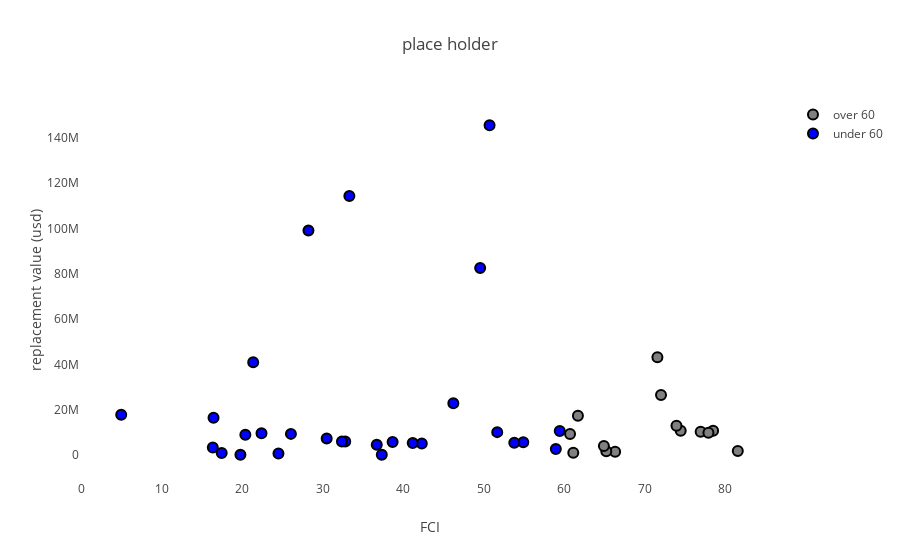

Notebook cell for this chart:
### Code cell
trace1 = go.Scatter(
    x = dframe[(dframe['fci']>=60)]['fci'],
    y = dframe[(dframe['fci']>=60)]['replacement value (usd)'],
    name = 'over 60',
    mode = 'markers',
    marker = {'size':10,
             'color':'grey',
             'line': {'width':2,
                     'color':'black'}},
    text = dframe['asset name'])

trace2 = go.Scatter(
    x = dframe[(dframe['fci']<60)]['fci'],
    y = dframe[(dframe['fci']<60)]['replacement value (usd)'],
    name = 'under 60',
    mode = 'markers',
    marker = {'size':10,
             'color':'blue',
             'line': {'width':2,
                     'color':'black'}},
    text = dframe['asset name'])

layout = {'title':'place holder',
         'hovermode':'closest',
         'yaxis':{'zeroline':False,
                 'title':'replacement value (usd)',
                 'showgrid':False},
         'xaxis':{'zeroline':False,
                 'title':'FCI',
                 'showgrid':False}}
fig = {'data':[trace1,trace2], 'layout':layout}
pyo.iplot(fig)

### Figure 1 — Plotly figure (JSON) as saved in the notebook; plotly's stock layout.template omitted (floating-point values rounded to 4 significant figures)
{"data": [{"marker": {"color": "grey", "line": {"color": "black", "width": 2}, "size": 10}, "mode": "markers", "name": "over 60", "text": ["Baltimore City Police Headquarters", "Baltimore City Police Headquarters Annex", "Baltimore City Police Central District", "Baltimore City Police North Eastern District", "Baltimore City Police North Western District", "Baltimore City Police Eastern District", "Baltimore City Police South Eastern District", "Baltimore City Police South Western District", "Baltimore City Police Western District", "Health Department Headquarters", "Charles Benton Municipal Building", "4 S. Frederick - Brokerage Annex", "Baltimore City Hall", "Abel Wolman Municipal Building", "Department of Transportation Building", "War Memorial Building", "Pulaski Highway DGS Fleet Heavy Equip. Shop", "DGS Fleet Fallsway Substation", "DGS Fleet Northeast Substation", "DGS Fleet Northwest Substation", "School 33 Art Center", "DGS Fleet Calverton Road Substation", "Druid Health District Building", "Waxter Senior Center", "The Weinberg Housing and Resource Center", "Department of Transportation Survey and Records Office", "Parking Authority Offices", "Northern Community Action Center - Govans", "Lower Park Heights Multi Purpose Building", "7 E. Redwood - Multiple City Agencies", "Babe Ruth Birthplace Museum", "Baltimore City Fire Marshall Office", "DOT Fallsway Offices", "Southeast Community Action Center", "Edgar Allan Poe House", "DGS Fleet Northeast Substation - Garage", "DGS Fleet Northeast Substation - Rear Mechanic Shop", "DGS Fleet Fallsway Fueling Station - Garage", "Eastside Career Center", "Druid Health District - Utility Structure", "WIC Center/Dunbar Child Care Academy", "Janet Leland Hoffman Building (88 State Circle)"], "type": "scatter", "uid": "f24e0c35-49a0-42c5-ac3d-914299882067", "x": [72.05, 78.53, 76.98, 74.5, 60.75, 77.94, 71.6, 66.35, 65.25, 81.6, 73.97, 61.72, 64.95, 61.15], "y": [26440000.0, 10640000.0, 10220000.0, 10630000.0, 9243000.0, 9831000.0, 43090000.0, 1418000.0, 1583000.0, 1696000.0, 12830000.0, 17340000.0, 3896000.0, 1007399]}, {"marker": {"color": "blue", "line": {"color": "black", "width": 2}, "size": 10}, "mode": "markers", "name": "under 60", "text": ["Baltimore City Police Headquarters", "Baltimore City Police Headquarters Annex", "Baltimore City Police Central District", "Baltimore City Police North Eastern District", "Baltimore City Police North Western District", "Baltimore City Police Eastern District", "Baltimore City Police South Eastern District", "Baltimore City Police South Western District", "Baltimore City Police Western District", "Health Department Headquarters", "Charles Benton Municipal Building", "4 S. Frederick - Brokerage Annex", "Baltimore City Hall", "Abel Wolman Municipal Building", "Department of Transportation Building", "War Memorial Building", "Pulaski Highway DGS Fleet Heavy Equip. Shop", "DGS Fleet Fallsway Substation", "DGS Fleet Northeast Substation", "DGS Fleet Northwest Substation", "School 33 Art Center", "DGS Fleet Calverton Road Substation", "Druid Health District Building", "Waxter Senior Center", "The Weinberg Housing and Resource Center", "Department of Transportation Survey and Records Office", "Parking Authority Offices", "Northern Community Action Center - Govans", "Lower Park Heights Multi Purpose Building", "7 E. Redwood - Multiple City Agencies", "Babe Ruth Birthplace Museum", "Baltimore City Fire Marshall Office", "DOT Fallsway Offices", "Southeast Community Action Center", "Edgar Allan Poe House", "DGS Fleet Northeast Substation - Garage", "DGS Fleet Northeast Substation - Rear Mechanic Shop", "DGS Fleet Fallsway Fueling Station - Garage", "Eastside Career Center", "Druid Health District - Utility Structure", "WIC Center/Dunbar Child Care Academy", "Janet Leland Hoffman Building (88 State Circle)"], "type": "scatter", "uid": "6e489db0-013b-4894-8ccf-13b91391dc41", "x": [50.74, 21.37, 20.39, 16.43, 33.32, 51.7, 49.57, 26.05, 46.24, 38.69, 54.93, 32.8, 4.961, 36.72, 32.4, 42.32, 59.47, 28.24, 16.35, 53.81, 41.19, 17.45, 37.35, 24.51, 22.4, 19.78, 30.5, 58.98], "y": [145500000.0, 40910000.0, 8883000.0, 16400000.0, 114300000.0, 10060000.0, 82530000.0, 9290000.0, 22820000.0, 5725000.0, 5589000.0, 5888000.0, 17770000.0, 4467000.0, 5883000.0, 5065000.0, 10550000.0, 99110000.0, 3257000.0, 5403000.0, 5244000.0, 810700.0, 122100.0, 643700.0, 9536000.0, 77520.0, 7251000.0, 2626000.0]}], "layout": {"autosize": true, "hovermode": "closest", "title": {"text": "place holder"}, "xaxis": {"autorange": true, "range": [-2.732, 89.29], "showgrid": false, "title": {"text": "FCI"}, "type": "linear", "zeroline": false}, "yaxis": {"autorange": true, "range": [-12390000.0, 158000000.0], "showgrid": false, "title": {"text": "replacement value (usd)"}, "type": "linear", "zeroline": false}}}
